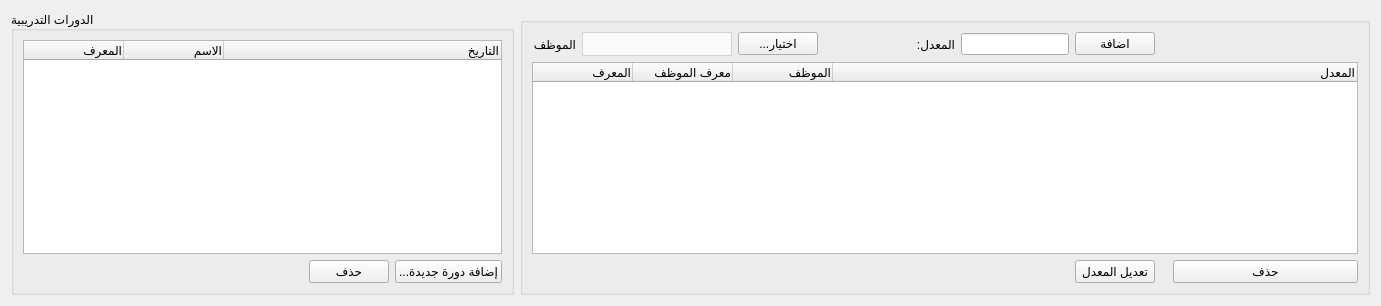
      <widget class="QWidget" name="tab_6">
       <attribute name="title">
        <string>الدورات التدريبية</string>
       </attribute>
       <layout class="QGridLayout" name="gridLayout_28">
        <item row="1" column="1" colspan="2">
         <widget class="QGroupBox" name="course_groupbox_2">
          <property name="title">
           <string/>
          </property>
          <layout class="QGridLayout" name="gridLayout_27">
           <item row="1" column="5">
            <widget class="QLabel" name="title_label_3">
             <property name="text">
              <string>المعدل:</string>
             </property>
            </widget>
           </item>
           <item row="1" column="4">
            <spacer name="horizontalSpacer_15">
             <property name="orientation">
              <enum>Qt::Horizontal</enum>
             </property>
             <property name="sizeType">
              <enum>QSizePolicy::Fixed</enum>
             </property>
             <property name="sizeHint" stdset="0">
              <size>
               <width>40</width>
               <height>20</height>
              </size>
             </property>
            </spacer>
           </item>
           <item row="3" column="10">
            <widget class="QPushButton" name="delete_course_employee_btn">
             <property name="text">
              <string>حذف</string>
             </property>
            </widget>
           </item>
           <item row="1" column="7">
            <widget class="QPushButton" name="add_course_employee_btn">
             <property name="text">
              <string>اضافة</string>
             </property>
            </widget>
           </item>
           <item row="1" column="0">
            <widget class="QLabel" name="title_label_2">
             <property name="text">
              <string>الموظف</string>
             </property>
            </widget>
           </item>
           <item row="1" column="6">
            <widget class="QLineEdit" name="course_employee_gpa_input"/>
           </item>
           <item row="3" column="1">
            <spacer name="horizontalSpacer_13">
             <property name="orientation">
              <enum>Qt::Horizontal</enum>
             </property>
             <property name="sizeHint" stdset="0">
              <size>
               <width>40</width>
               <height>20</height>
              </size>
             </property>
            </spacer>
           </item>
           <item row="1" column="3">
            <spacer name="horizontalSpacer_59">
             <property name="orientation">
              <enum>Qt::Horizontal</enum>
             </property>
             <property name="sizeHint" stdset="0">
              <size>
               <width>40</width>
               <height>20</height>
              </size>
             </property>
            </spacer>
           </item>
           <item row="2" column="0" colspan="11">
            <widget class="QTableWidget" name="course_employees_table">
             <property name="selectionBehavior">
              <enum>QAbstractItemView::SelectRows</enum>
             </property>
             <property name="verticalScrollMode">
              <enum>QAbstractItemView::ScrollPerPixel</enum>
             </property>
             <property name="horizontalScrollMode">
              <enum>QAbstractItemView::ScrollPerPixel</enum>
             </property>
             <attribute name="horizontalHeaderStretchLastSection">
              <bool>true</bool>
             </attribute>
             <column>
              <property name="text">
               <string>المعرف</string>
              </property>
              <property name="textAlignment">
               <set>AlignTrailing|AlignVCenter</set>
              </property>
             </column>
             <column>
              <property name="text">
               <string>معرف الموظف</string>
              </property>
              <property name="textAlignment">
               <set>AlignTrailing|AlignVCenter</set>
              </property>
             </column>
             <column>
              <property name="text">
               <string>الموظف</string>
              </property>
              <property name="textAlignment">
               <set>AlignTrailing|AlignVCenter</set>
              </property>
             </column>
             <column>
              <property name="text">
               <string>المعدل</string>
              </property>
              <property name="textAlignment">
               <set>AlignTrailing|AlignVCenter</set>
              </property>
             </column>
            </widget>
           </item>
           <item row="3" column="7">
            <widget class="QPushButton" name="edit_course_employee_btn">
             <property name="text">
              <string>تعديل المعدل</string>
             </property>
            </widget>
           </item>
           <item row="1" column="2">
            <widget class="QPushButton" name="select_course_emplyee_btn">
             <property name="text">
              <string>...اختيار</string>
             </property>
            </widget>
           </item>
           <item row="1" column="1">
            <widget class="QComboBox" name="course_employees_combobox">
             <property name="sizePolicy">
              <sizepolicy hsizetype="Expanding" vsizetype="Fixed">
               <horstretch>0</horstretch>
               <verstretch>0</verstretch>
              </sizepolicy>
             </property>
             <property name="minimumSize">
              <size>
               <width>150</width>
               <height>0</height>
              </size>
             </property>
             <property name="styleSheet">
              <string notr="true">QComboBox {
        background-color: #fafafa;
        border: 1px solid lightgrey;		
		height: 22px;
		color: black;
    }
    QComboBox::drop-down {
        border: none;
    }</string>
             </property>
            </widget>
           </item>
           <item row="1" column="10">
            <spacer name="horizontalSpacer_32">
             <property name="orientation">
              <enum>Qt::Horizontal</enum>
             </property>
             <property name="sizeHint" stdset="0">
              <size>
               <width>185</width>
               <height>20</height>
              </size>
             </property>
            </spacer>
           </item>
          </layout>
         </widget>
        </item>
        <item row="0" column="0" rowspan="2">
         <widget class="QGroupBox" name="employees_groupbox_11">
          <property name="minimumSize">
           <size>
            <width>400</width>
            <height>0</height>
           </size>
          </property>
          <property name="title">
           <string>الدورات التدريبية</string>
          </property>
          <layout class="QGridLayout" name="gridLayout_25">
           <item row="0" column="0" colspan="3">
            <widget class="QTableWidget" name="courses_table">
             <property name="selectionBehavior">
              <enum>QAbstractItemView::SelectRows</enum>
             </property>
             <property name="verticalScrollMode">
              <enum>QAbstractItemView::ScrollPerPixel</enum>
             </property>
             <property name="horizontalScrollMode">
              <enum>QAbstractItemView::ScrollPerPixel</enum>
             </property>
             <attribute name="horizontalHeaderStretchLastSection">
              <bool>true</bool>
             </attribute>
             <column>
              <property name="text">
               <string>المعرف</string>
              </property>
              <property name="textAlignment">
               <set>AlignTrailing|AlignVCenter</set>
              </property>
             </column>
             <column>
              <property name="text">
               <string>الاسم</string>
              </property>
              <property name="textAlignment">
               <set>AlignTrailing|AlignVCenter</set>
              </property>
             </column>
             <column>
              <property name="text">
               <string>التاريخ</string>
              </property>
              <property name="textAlignment">
               <set>AlignTrailing|AlignVCenter</set>
              </property>
             </column>
            </widget>
           </item>
           <item row="1" column="0">
            <spacer name="horizontalSpacer_56">
             <property name="orientation">
              <enum>Qt::Horizontal</enum>
             </property>
             <property name="sizeType">
              <enum>QSizePolicy::Fixed</enum>
             </property>
             <property name="sizeHint" stdset="0">
              <size>
               <width>280</width>
               <height>20</height>
              </size>
             </property>
            </spacer>
           </item>
           <item row="1" column="1">
            <widget class="QPushButton" name="delete_course_btn">
             <property name="text">
              <string>حذف</string>
             </property>
            </widget>
           </item>
           <item row="1" column="2">
            <widget class="QPushButton" name="add_course_btn">
             <property name="text">
              <string>...إضافة دورة جديدة</string>
             </property>
            </widget>
           </item>
          </layout>
         </widget>
        </item>
       </layout>
      </widget>
